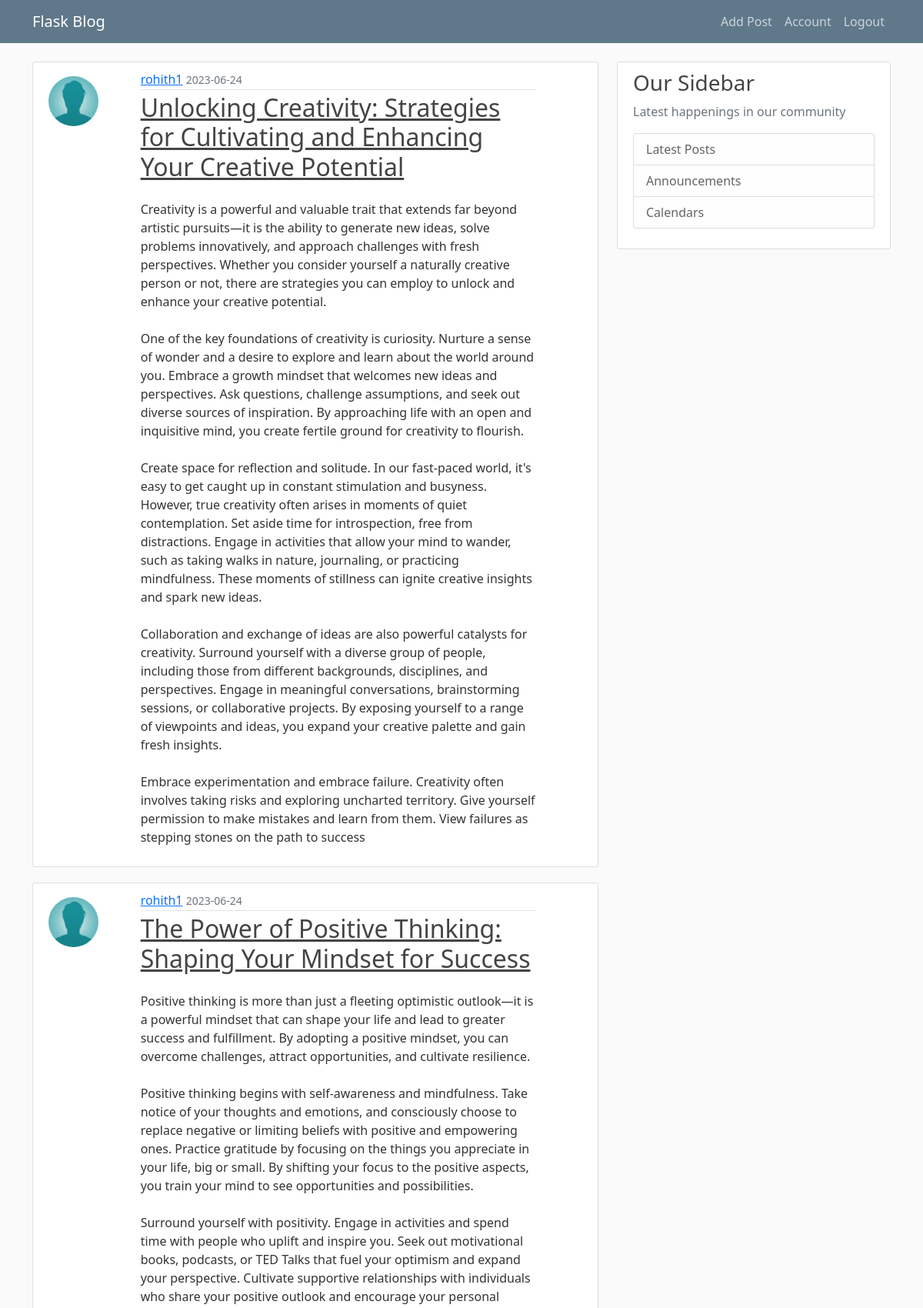
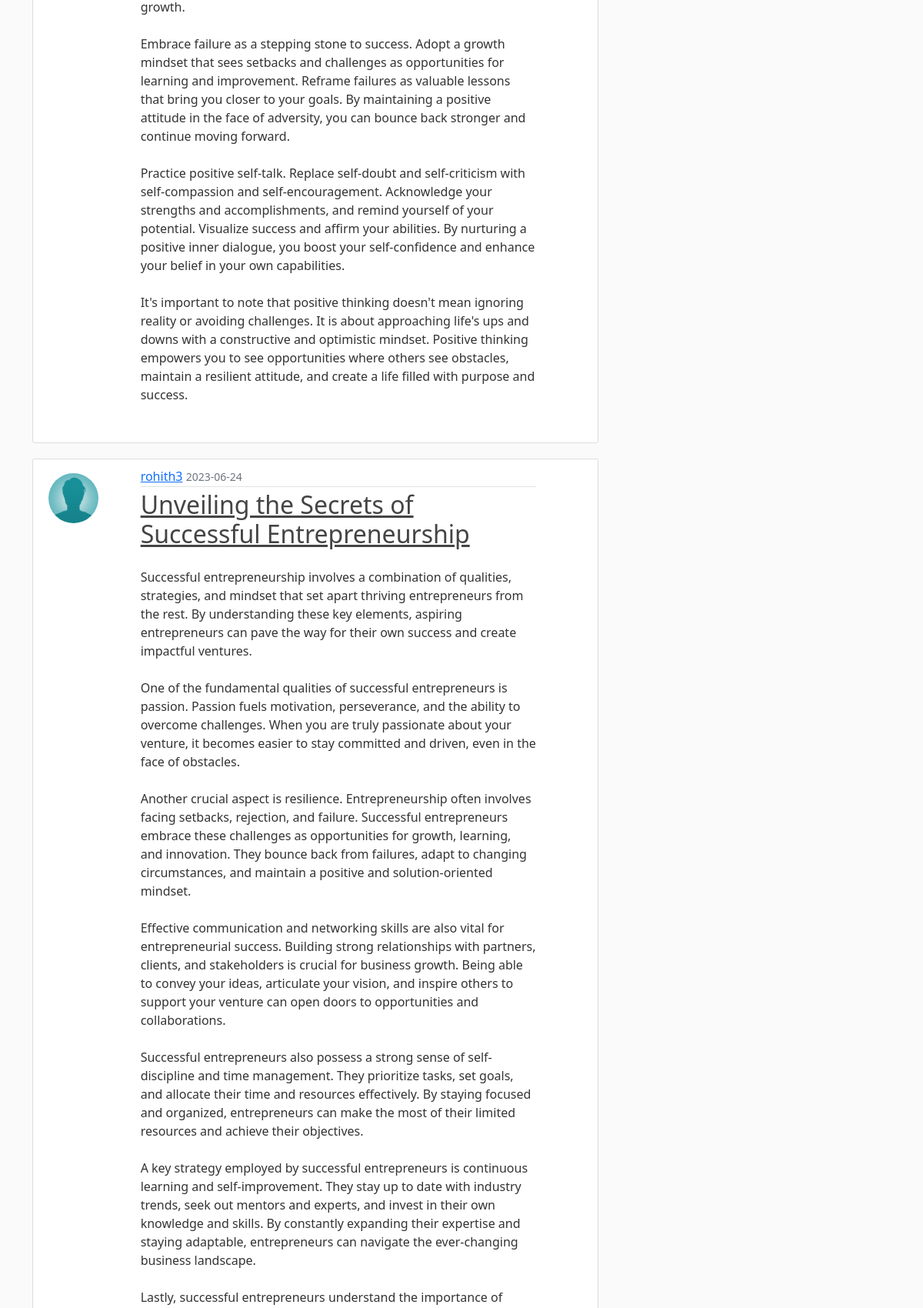
Page /home?page=4 (signed in, upper part) on the committed database (2 pictures, top to bottom).
### on_blog/models.py (models this page shows, shortened)
class Post(db.Model):
    id = db.Column(db.Integer, primary_key=True)
    title = db.Column(db.String(100), nullable=False)
    time = db.Column(db.DateTime, nullable = False, default = datetime.utcnow)
    content = db.Column(db.Text, nullable = False)
    user_id = db.Column(db.Integer, db.ForeignKey('user.id'), nullable = False)

class User(db.Model, UserMixin):
    id = db.Column(db.Integer, primary_key=True)
    username = db.Column(db.String(20), unique=True, nullable=False)
    email = db.Column(db.String(100), unique=True, nullable=False)
    image_file = db.Column(db.String(20), nullable=False, default='default.jpeg')
    password = db.Column(db.String(60), nullable = False)
    posts = db.relationship("Post", backref = "author", lazy = True)

### on_blog/main/routes.py (the view)
@main.route("/")
@main.route("/home")
def home():
    if not current_user.is_authenticated:
        return redirect(url_for('main.welcome'))
    page_no = request.args.get('page', default=1, type=int)
    posts = Post.query.order_by(Post.time.desc()).paginate(per_page=5, page=page_no)
    return render_template("home.html", posts=posts, title="Home Page")

### on_blog/models.py (called while the page is built)
@login_manager.user_loader
def load_user(user_id):
    return User.query.get(int(user_id))

### on_blog/templates/home.html (shortened to what this page needs)
{% extends "layout.html" %}
{% block content %}
{% for post in posts.items %}
<article class="content-section">
    <div class="row">
        <div class='col-sm-4 col-lg-2'>
            <img class="rounded-circle article-img align-items-start mt-2"
                 src="{{ url_for('static', filename='profile_pics/' + post.author.image_file) }}">
        </div>
        <div class='col-sm-8 col-lg-9'>
            <div class="media-body">
                <div class="article-metadata">
                    <a class="mr-2" href="{{url_for('posts.user_posts', username=post.author.username)}}">{{ post.author.username }}</a>
                    <small class="text-muted">{{ post.time.strftime('%Y-%m-%d') }}</small>
                </div>
                <h2><a class="article-title" href="{{url_for('posts.post', post_id = post.id)}}">{{ post.title }}</a></h2>
                <p class="article-content mt-4 ">{{ post.content }}</p>
            </div>
        </div>
    </div>
</article>
{% endfor %}
{% endblock content %}

### on_blog/static/main.css (style rules this page uses)
body { background: #fafafa; color: #333333; margin-top: 5rem; }
h1, h2, h3, h4, h5, h6 { color: #444444; }
.content-section { background: #ffffff; padding: 10px 20px; border: 1px solid #dddddd; border-radius: 3px; margin-bottom: 20px; }
.article-title { color: #444444; }
.article-content { white-space: pre-line; }
.article-img { height: 65px; width: 65px; margin-right: 16px; }
.article-metadata { padding-bottom: 1px; margin-bottom: 4px; border-bottom: 1px solid #e3e3e3 }

### rows in the picture
Post: image_file (placeholder picture), author.username "rohith1", time "2023-06-24", title "Unlocking Creativity: Strategies for Cultivating and Enhancing Your Creative Potential", content "Creativity is a powerful and valuable trait that extends far beyond artistic pursuits—it is the ability to generate new ideas, solve problems innovatively, and approach challenges with fresh perspectives. Whether you consider yourself a naturally creative person or not, there are strategies you can employ to unlock and enhance your creative potential. One of the key foundations of creativity is curiosity. Nurture a sense of wonder and a desire to explore and learn about the world around you. Embrace a growth mindset that welcomes new ideas and perspectives. Ask questions, challenge assumptions, and seek out diverse sources of inspiration. By approaching life with an open and inquisitive…"
Post: image_file (placeholder picture), author.username "rohith1", time "2023-06-24", title "The Power of Positive Thinking: Shaping Your Mindset for Success", content "Positive thinking is more than just a fleeting optimistic outlook—it is a powerful mindset that can shape your life and lead to greater success and fulfillment. By adopting a positive mindset, you can overcome challenges, attract opportunities, and cultivate resilience. Positive thinking begins with self-awareness and mindfulness. Take notice of your thoughts and emotions, and consciously choose to replace negative or limiting beliefs with positive and empowering ones. Practice gratitude by focusing on the things you appreciate in your life, big or small. By shifting your focus to the positive aspects, you train your mind to see opportunities and possibilities. Surround yourself with…"
Post: image_file (placeholder picture), author.username "rohith3", time "2023-06-24", title "Unveiling the Secrets of Successful Entrepreneurship"
